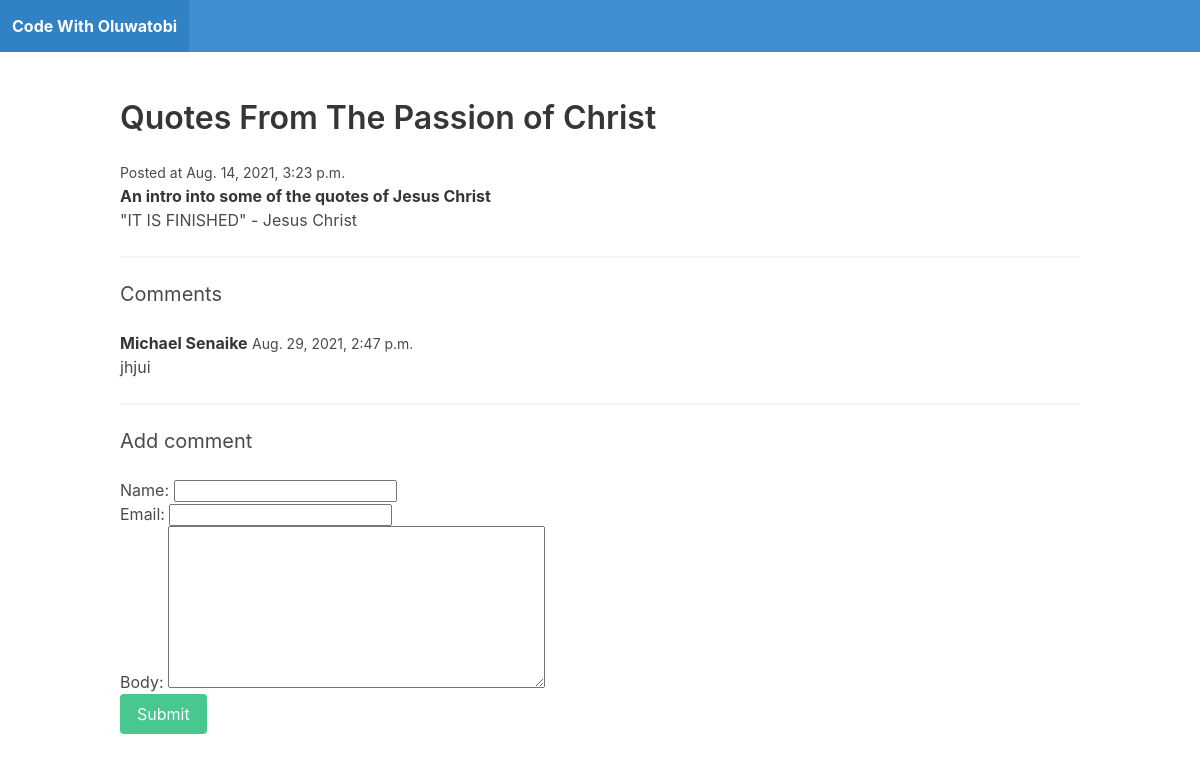
/quotes-from-the-passions-of-the-christ/, run on the app's committed database.
### blog/models.py (models this page shows, shortened)
class Post(models.Model):
    title = models.CharField(max_length=255)
    slug = models.SlugField()
    intro = models.CharField(max_length=255)
    body = models.TextField()
    date_added = models.DateTimeField(auto_now_add=True)
    class Meta:
        ordering = ['-date_added']

class Comment(models.Model):
    post = models.ForeignKey(Post, related_name='comment', on_delete=models.CASCADE)
    name = models.CharField(max_length=255)
    email = models.EmailField()
    body = models.TextField()
    date_added = models.DateTimeField(auto_now_add=True)
    class Meta:
        ordering = ['date_added']

### blog/views.py (the view)
# urls.py: path('<slug:slug>/', post_detail, name="post_detail"),
def post_detail(request, slug):
    post = Post.objects.get(slug=slug)
    if request.method == 'POST':
        form = CommentForm(request.POST)
        if form.is_valid():
            comment = form.save(commit=False)
            comment.post = post
            comment.save()
            return redirect('post_detail', slug=post.slug)
    else:
        form = CommentForm()
    return render(request, 'blog/post_detail.html', {'post': post, 'form': form})

### blog/forms.py
class CommentForm(forms.ModelForm):
    class Meta:
        model = Comment
        fields = ['name', 'email', 'body']

### blog/templates/blog/post_detail.html (shortened to what this page needs)
{% extends 'blog/base.html' %}
{% block content %}
    <h1 class="title">{{ post.title }}</h1>
    <small>Posted at {{ post.date_added }}</small>
    <p><strong>{{ post.intro }}</strong></p>
    <p>{{ post.body }}</p>
   <hr>
   <h2 class="subtitle">Comments</h2>
   {% for comment in post.comment.all %}
       <article class="media">
           <div class="media-content">
               <div class="content">
                   <p>
                        <strong>{{ comment.name }}</strong> <small>{{ comment.date_added }}</small>
                        <br>
                        {{ comment.body }}
                   </p>
               </div>
           </div>
       </article>
  {% empty %}
      <div class="notification">
          <p>No comments yet!</p>
      </div>
  {% endfor %}
   <hr>
  <h2 class="subtitle">Add comment</h2>
  <form method="post" action=".">
      {{ form.as_p }}
      <div class="field">
          <div class="control">
              <button class="button is-success">Submit</button>
          </div>
      </div>
  </form>
{% endblock %}

### data on the page
Post: title "Quotes From The Passion of Christ", date_added "Aug. 14, 2021, 3:23 p.m.", intro "An intro into some of the quotes of Jesus Christ", body "\"IT IS FINISHED\" - Jesus Christ"
Comment: name "Michael Senaike", date_added "Aug. 29, 2021, 2:47 p.m.", body "jhjui"
